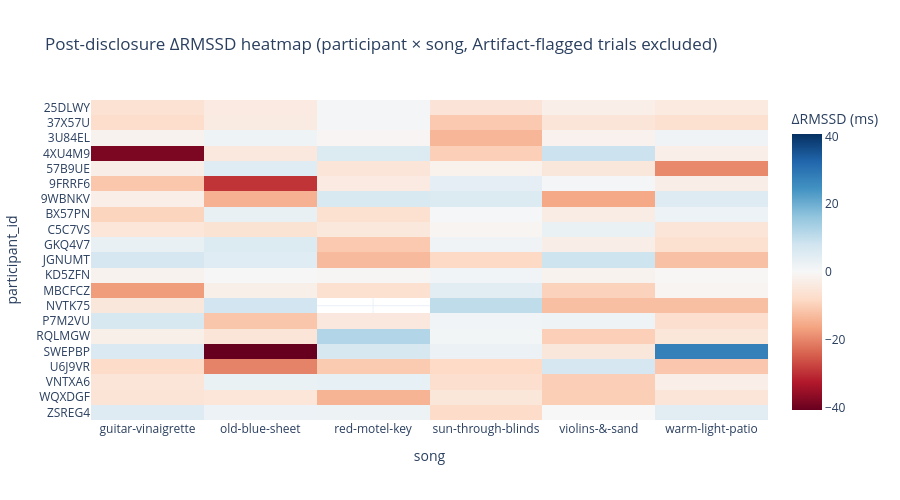

Notebook cell for this chart:
### Markdown cell above
### 9d. ΔRMSSD heatmap: participant × song (post-disclosure)

### Code cell
pivot_heat = valid_clean.pivot_table(
    index='participant_id', columns='song',
    values='delta_rmssd_post', aggfunc='mean'
)

fig4 = px.imshow(
    pivot_heat,
    color_continuous_scale='RdBu', color_continuous_midpoint=0,
    title='Post-disclosure ΔRMSSD heatmap (participant × song, Artifact-flagged trials excluded)',
    labels={'color': 'ΔRMSSD (ms)'},
    aspect='auto', template='plotly_white', height=500
)
fig4.show()

### Figure 1 — Plotly figure (JSON) as saved in the notebook; plotly's stock layout.template omitted (floating-point values rounded to 4 significant figures)
{"data": [{"coloraxis": "coloraxis", "hovertemplate": "song: %{x}<br>participant_id: %{y}<br>ΔRMSSD (ms): %{z}<extra></extra>", "name": "0", "type": "heatmap", "x": ["guitar-vinaigrette", "old-blue-sheet", "red-motel-key", "sun-through-blinds", "violins-&-sand", "warm-light-patio"], "xaxis": "x", "y": ["25DLWY", "37X57U", "3U84EL", "4XU4M9", "57B9UE", "9FRRF6", "9WBNKV", "BX57PN", "C5C7VS", "GKQ4V7", "JGNUMT", "KD5ZFN", "MBCFCZ", "NVTK75", "P7M2VU", "RQLMGW", "SWEPBP", "U6J9VR", "VNTXA6", "WQXDGF", "ZSREG4"], "yaxis": "y", "z": [[-6.21, -3.665, 0.7828, -5.449, -2.615, -3.9], [-7.48, -3.566, 0.9513, -10.8, -5.27, -6.661], [-1.495, 1.87, -0.7451, -13.76, -1.683, 1.615], [-38.43, -4.22, 5.694, -9.912, 8.811, -2.602], [-2.652, 5.034, -5.12, -1.819, -4.652, -19.64], [-11.21, -29.36, -3.77, 3.848, 0.7712, -2.731], [-2.508, -14.42, 6.534, 5.81, -15.65, 5.246], [-9.027, 3.214, -6.578, 0.3339, -3.06, 2.31], [-5.006, -5.883, -4.489, -0.8044, 2.801, -5.166], [3.304, 5.692, -10.88, 1.793, -2.755, -6.433], [7.144, 4.997, -13.17, -8.344, 8.468, -12.23], [-1.379, 0.3204, -0.6327, 1.179, -1.489, -0.3052], [-17.25, -2.355, -6.511, 4.559, -9.542, -0.7786], [-4.614, 7.951, NaN, 10.44, -12.42, -12.41], [6.732, -11.45, -4.3, 1.574, 1.973, -6.958], [-2.359, -5.173, 12.19, 1.077, -9.965, -4.878], [6.028, -40.7, 6.729, 2.601, -4.523, 27.83], [-7.823, -20.34, -10.68, -8.13, 7.117, -11.24], [-5.232, 2.806, 3.361, -6.955, -10.02, -2.626], [-5.779, -5.035, -14.0, -4.973, -10.16, -5.261], [5.301, 2.253, 2.174, -7.548, -0.04491, 4.642]]}], "layout": {"coloraxis": {"autocolorscale": false, "cmid": 0, "colorbar": {"title": {"text": "ΔRMSSD (ms)"}}, "colorscale": [[0, "rgb(103,0,31)"], [0.1, "rgb(178,24,43)"], [0.2, "rgb(214,96,77)"], [0.3, "rgb(244,165,130)"], [0.4, "rgb(253,219,199)"], [0.5, "rgb(247,247,247)"], [0.6, "rgb(209,229,240)"], [0.7, "rgb(146,197,222)"], [0.8, "rgb(67,147,195)"], [0.9, "rgb(33,102,172)"], [1, "rgb(5,48,97)"]]}, "height": 500, "title": {"text": "Post-disclosure ΔRMSSD heatmap (participant × song, Artifact-flagged trials excluded)"}, "xaxis": {"anchor": "y", "domain": [0, 1], "title": {"text": "song"}}, "yaxis": {"anchor": "x", "autorange": "reversed", "domain": [0, 1], "title": {"text": "participant_id"}}}}
